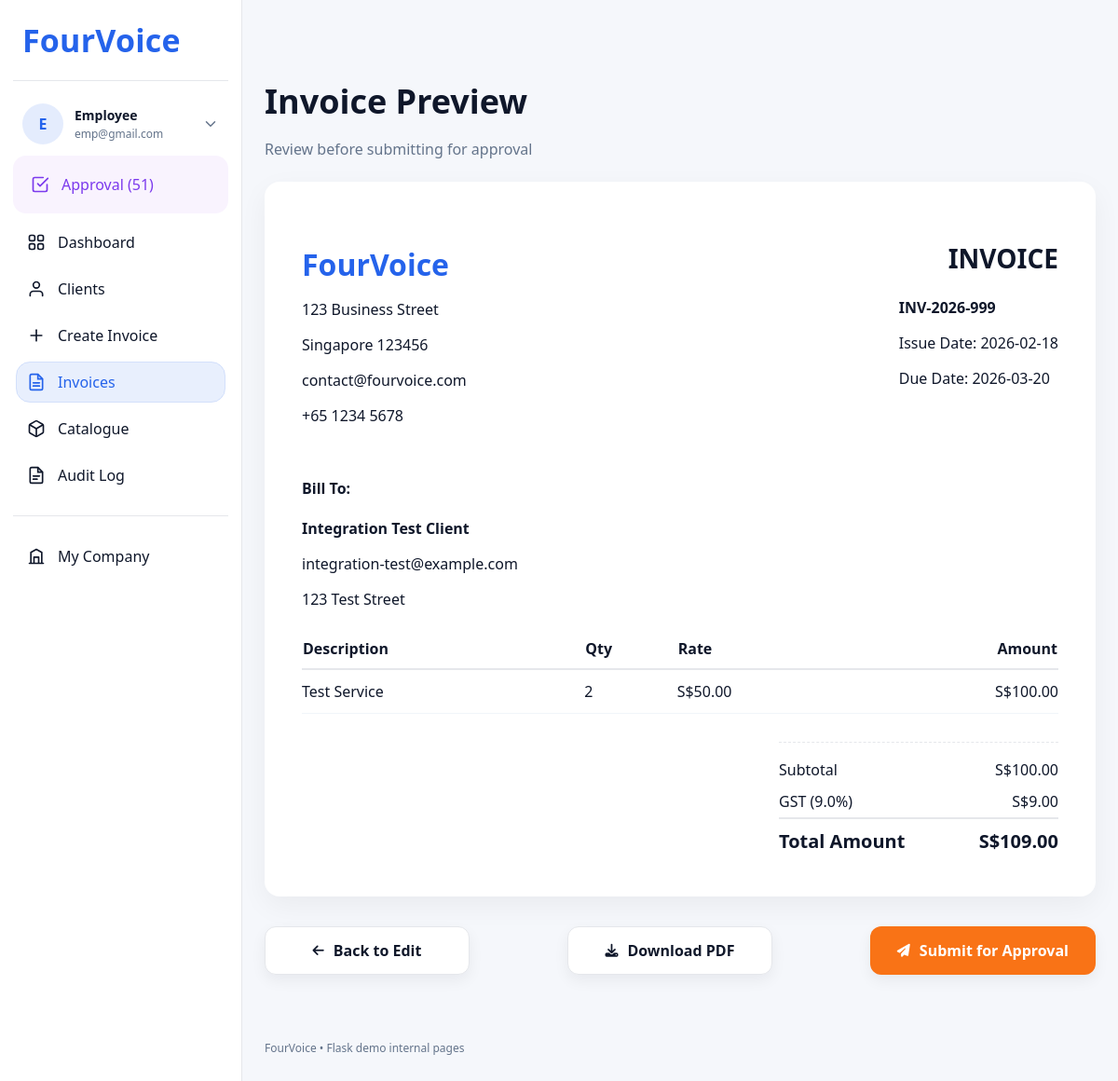
Screenshot of /legacy/invoice-preview/1011 with the database file from the repository.
### tables this page shows
CREATE TABLE users (
  id INTEGER PRIMARY KEY AUTOINCREMENT,
  name TEXT NOT NULL,
  email TEXT NOT NULL UNIQUE,
  password_hash TEXT NOT NULL,
  created_at TEXT NOT NULL DEFAULT (datetime('now'))
, role TEXT NOT NULL DEFAULT 'employee' 
            CHECK (role IN ('admin', 'employee')));

CREATE TABLE invoices (
  id INTEGER PRIMARY KEY AUTOINCREMENT,
  user_id INTEGER NOT NULL,
  client_id INTEGER,
  
  invoice_number TEXT NOT NULL UNIQUE,
  client_name TEXT NOT NULL,
  email TEXT NOT NULL,
  
  -- Status tracking
  status TEXT NOT NULL CHECK (
    status IN ('delivered', 'opened', 'pending', 'failed')
  ) DEFAULT 'pending',
  
  -- Failed reason (only for failed status)
  failed_reason TEXT,
  
  -- Approval tracking
  approval_status TEXT DEFAULT 'pending' CHECK (
    approval_status IN ('pending', 'approved', 'rejected', 'on-hold')
  ),
  approval_date TEXT,
  approved_by INTEGER,
  approval_reason TEXT,
  
  -- Dates for timeline tracking
  sent_date TEXT NOT NULL,
  delivered_date TEXT,
  failed_date TEXT,
  opened_date TEXT,
  resent_date TEXT,
  
  -- Financials
  subtotal DECIMAL(10, 2) DEFAULT 0.00,
  tax DECIMAL(10, 2) DEFAULT 0.00,
  total DECIMAL(10, 2) DEFAULT 0.00,
  
  -- Notes
  notes TEXT,
  
  -- Metadata
  created_at TEXT NOT NULL DEFAULT (datetime('now')),
  updated_at TEXT,
  
  FOREIGN KEY (user_id) REFERENCES users(id) ON DELETE CASCADE,
  FOREIGN KEY (client_id) REFERENCES clients(id) ON DELETE SET NULL,
  FOREIGN KEY (approved_by) REFERENCES users(id) ON DELETE SET NULL
);

CREATE TABLE legacy_invoice_meta (
            invoice_id INTEGER PRIMARY KEY,
            issue_date TEXT NOT NULL,
            due_date TEXT NOT NULL,
            currency TEXT NOT NULL DEFAULT 'SGD',
            gst_rate REAL NOT NULL DEFAULT 9.0,
            bill_to_phone TEXT,
            bill_to_address TEXT,
            created_at TEXT NOT NULL DEFAULT (datetime('now')),
            FOREIGN KEY (invoice_id) REFERENCES invoices(id) ON DELETE CASCADE
        );

CREATE TABLE invoice_items (
  id INTEGER PRIMARY KEY AUTOINCREMENT,
  invoice_id INTEGER NOT NULL,
  service_id INTEGER,
  service_code TEXT NOT NULL,
  description TEXT NOT NULL,
  details TEXT,
  category TEXT,
  quantity INTEGER NOT NULL DEFAULT 1,
  rate DECIMAL(10, 2) NOT NULL,
  total DECIMAL(10, 2) NOT NULL,
  created_at TEXT NOT NULL DEFAULT (datetime('now')),
  FOREIGN KEY (invoice_id) REFERENCES invoices(id) ON DELETE CASCADE,
  FOREIGN KEY (service_id) REFERENCES services(id) ON DELETE SET NULL
);

### Integrated/app.py (the view)
@app.get("/legacy/invoice-preview/<int:invoice_id>")
def legacy_invoice_preview_page(invoice_id: int):
    invoice_payload = _legacy_invoice_payload(invoice_id)
    if not invoice_payload:
        abort(404)
    return render_template("legacy/invoice_preview.html", page="invoices", invoice=invoice_payload)

### Integrated/app.py (called while the page is built)
def get_current_user_id():
    return 1

def get_current_user_role():
    role_override = (os.environ.get('DEV_USER_ROLE_OVERRIDE') or '').strip().lower()
    if role_override in (ROLE_ADMIN, ROLE_EMPLOYEE):
        return role_override
    try:
        user = query_one("SELECT role FROM users WHERE id = ?", (get_current_user_id(),))
    except Exception:
        user = None
    if user:
        db_role = ''
        try:
            db_role = str(user['role'] or '').strip().lower()
        except Exception:
            db_role = ''
        if db_role in (ROLE_ADMIN, ROLE_EMPLOYEE):
            return db_role
    return ROLE_EMPLOYEE

def get_current_user_profile():
    default_role = get_current_user_role()
    fallback_name = 'Admin User' if default_role == ROLE_ADMIN else 'Employee'
    fallback_email = 'admin@example.com' if default_role == ROLE_ADMIN else 'employee@example.com'
    try:
        user = query_one(
            "SELECT name, email FROM users WHERE id = ?",
            (get_current_user_id(),)
        )
    except Exception:
        user = None
    if not user:
        return {
            'name': fallback_name,
            'email': fallback_email
        }
    try:
        name = (user['name'] or '').strip()
    except Exception:
        name = ''
    try:
        email = (user['email'] or '').strip()
    except Exception:
        email = ''
    return {
        'name': name or fallback_name,
        'email': email or fallback_email
    }

@app.context_processor
def inject_user_permissions():
    role = get_current_user_role()
    is_admin = role == ROLE_ADMIN
    profile = get_current_user_profile()
    pending_approvals_count = 0
    try:
        pending_row = query_one(
            """
            SELECT COUNT(*) AS c
            FROM invoices
            WHERE user_id = ? AND approval_status = 'pending'
            """,
            (get_current_user_id(),),
        )
        if pending_row:
            pending_approvals_count = int(pending_row['c'] or 0)
    except Exception:
        pending_approvals_count = 0
    return {
        'current_user_role': role,
        'can_manage_settings': is_admin,
        'can_manage_approvals_actions': is_admin,
        'current_user_name': profile['name'],
        'current_user_email': profile['email'],
        'pending_approvals_count': pending_approvals_count
    }

### Integrated/templates/legacy/invoice_preview.html
{% extends "legacy/base.html" %}
{% block content %}
<div class="preview-page">
  <h1 class="preview-title">Invoice Preview</h1>
  <p class="preview-sub">Review before submitting for approval</p>
  {% if not invoice %}
    <div class="invoice-card">
      <div class="muted">No invoice found yet. Create an invoice first, then click Preview.</div>
    </div>
  {% else %}
  <div class="invoice-card">
    <div class="invoice-header">
      <div>
        <h2 class="brand">FourVoice</h2>
        <p>123 Business Street</p>
        <p>Singapore 123456</p>
        <p>contact@fourvoice.com</p>
        <p>+65 1234 5678</p>
      </div>
      <div class="invoice-meta">
        <h2 class="invoice-label">INVOICE</h2>
        <p><strong>{{ invoice.invoice_number }}</strong></p>
        <p>Issue Date: {{ invoice.issue_date }}</p>
        <p>Due Date: {{ invoice.due_date }}</p>
      </div>
    </div>
    <div class="billto">
      <h4>Bill To:</h4>
      <p><strong>{{ invoice.client_name }}</strong></p>
      {% if invoice.client_email %}<p>{{ invoice.client_email }}</p>{% endif %}
      {% if invoice.client_address %}<p>{{ invoice.client_address }}</p>{% endif %}
    </div>
    <table class="invoice-table">
      <thead>
        <tr>
          <th>Description</th>
          <th>Qty</th>
          <th>Rate</th>
          <th>Amount</th>
        </tr>
      </thead>
      <tbody>
        {% for item in invoice['items'] %}
        <tr>
          <td>{{ item.description }}</td>
          <td>{{ item.quantity }}</td>
          <td>S${{ "%.2f"|format(item.unit_price) }}</td>
          <td>S${{ "%.2f"|format(item.quantity * item.unit_price) }}</td>
        </tr>
        {% endfor %}
      </tbody>
    </table>
    <div class="totals">
      <div>Subtotal <span>S${{ "%.2f"|format(invoice.subtotal) }}</span></div>
      <div>GST ({{ invoice.gst_rate }}%) <span>S${{ "%.2f"|format(invoice.gst) }}</span></div>
      <div class="grand">Total Amount <span>S${{ "%.2f"|format(invoice.total) }}</span></div>
    </div>
  </div>
  <div class="preview-actions">
    <a href="{{ url_for('legacy_create_invoice_page') }}" class="pv-btn pv-secondary">
      <i class="fa-solid fa-arrow-left" aria-hidden="true"></i>
      <span>Back to Edit</span>
    </a>
    <a href="{{ url_for('legacy_download_invoice_pdf', invoice_id=invoice.id) }}" class="pv-btn pv-secondary">
      <i class="fa-solid fa-download" aria-hidden="true"></i>
      <span>Download PDF</span>
    </a>
    <a href="{{ url_for('legacy_submit_invoice', invoice_id=invoice.id) }}" class="pv-btn pv-primary">
      <i class="fa-solid fa-paper-plane" aria-hidden="true"></i>
      <span>Submit for Approval</span>
    </a>
  </div>
  {% endif %}
</div>
{% endblock %}

### Integrated/templates/legacy/base.html (shortened to what this page needs)
<!doctype html>
<html lang="en">
<head>
  <link rel="stylesheet" href="https://cdnjs.cloudflare.com/ajax/libs/font-awesome/6.4.2/css/all.min.css" />
  <link rel="stylesheet" href="{{ url_for('static', filename='css/legacy/style.css') }}">
</head>
<body>
  <div class="layout">
    <aside class="sidebar">
      <div class="sidebar-head">
        <div class="brand-title">FourVoice</div>
      </div>
      <div class="sidebar-divider"></div>
      <div class="sidebar-user" role="button" tabindex="0" aria-label="User menu">
        <div class="user-avatar">{{ (current_user_name or 'U')[:1]|upper }}</div>
        <div class="user-meta">
          <div class="user-name">{{ current_user_name }}</div>
          <div class="user-email">{{ current_user_email }}</div>
        </div>
        <div class="user-chevron" aria-hidden="true">
          <svg viewBox="0 0 24 24" width="18" height="18" class="ic">
            <path d="M6 9l6 6 6-6" fill="none" stroke="currentColor" stroke-width="2" stroke-linecap="round" stroke-linejoin="round"/>
          </svg>
        </div>
      </div>
      <div class="sidebar-admin">
        <a class="nav-item admin {{ 'active' if page=='approval' else '' }}" href="{{ url_for('approvals') }}">
          <span class="nav-ic">
          </span>
          <span>Approval{% if pending_approvals_count > 0 %} ({{ pending_approvals_count }}){% endif %}</span>
        </a>
      </div>
      <nav class="nav" aria-label="Main navigation">
        <a class="nav-item {{ 'active' if page=='dashboard' else '' }}" href="{{ url_for('home') }}">
          <span class="nav-ic">
          </span>
          <span>Dashboard</span>
        </a>
        <a class="nav-item {{ 'active' if page=='clients' else '' }}" href="{{ url_for('clients_list') }}">
          <span class="nav-ic">
            <svg viewBox="0 0 24 24" width="20" height="20" class="ic" aria-hidden="true">
              <path d="M20 21v-2a4 4 0 0 0-4-4H8a4 4 0 0 0-4 4v2" fill="none" stroke="currentColor" stroke-width="2" stroke-linecap="round"/>
              <circle cx="12" cy="7" r="4" fill="none" stroke="currentColor" stroke-width="2"/>
            </svg>
          </span>
          <span>Clients</span>
        </a>
        <a class="nav-item {{ 'active' if page=='create_invoice' else '' }}" href="{{ url_for('create_invoice_page') }}">
          <span class="nav-ic">
            <svg viewBox="0 0 24 24" width="20" height="20" class="ic" aria-hidden="true">
              <path d="M12 5v14" fill="none" stroke="currentColor" stroke-width="2" stroke-linecap="round"/>
              <path d="M5 12h14" fill="none" stroke="currentColor" stroke-width="2" stroke-linecap="round"/>
            </svg>
          </span>
          <span>Create Invoice</span>
        </a>
        <a class="nav-item {{ 'active' if page=='invoices' else '' }}" href="{{ url_for('invoices_page') }}">
          <span class="nav-ic">
          </span>
          <span>Invoices</span>
        </a>
        <a class="nav-item {{ 'active' if page=='catalogue' else '' }}" href="{{ url_for('catalogue') }}">
          <span class="nav-ic">
          </span>
          <span>Catalogue</span>
        </a>
        <a class="nav-item {{ 'active' if page=='audit_log' else '' }}" href="{{ url_for('audit_log') }}">
          <span class="nav-ic">
          </span>
          <span>Audit Log</span>
        </a>
      </nav>
      <div class="sidebar-divider"></div>
      <nav class="nav" aria-label="Company navigation">
        <a class="nav-item {{ 'active' if page=='my_company' else '' }}" href="{{ url_for('my_company_page') }}">
          <span class="nav-ic">
          </span>
          <span>My Company</span>
        </a>
      </nav>
    </aside>
    <main class="content">
      <header class="topbar">
      </header>
      <section class="page">
        {% block content %}{% endblock %}
      </section>
      <footer class="foot">
        <span class="muted small">FourVoice • Flask demo internal pages</span>
      </footer>
    </main>
  </div>
</body>
</html>

### rows the page displays
users: name "E", name "Employee", email "emp@gmail.com"
invoices: invoice_number "INV-2026-999", client_name "Integration Test Client", client_email "integration-test@example.com", subtotal "100.00", total "109.00"
legacy_invoice_meta: issue_date "2026-02-18", due_date "2026-03-20", client_address "123 Test Street", gst_rate "9.0"
invoice_items: description "Test Service", quantity "2", unit_price "50.00", item.quantity*item.unit_price "100.00"

### other values shown
{{ pending_approvals_count }} "51"
{{ "%.2f"|format(invoice.gst) }} "9.00"
